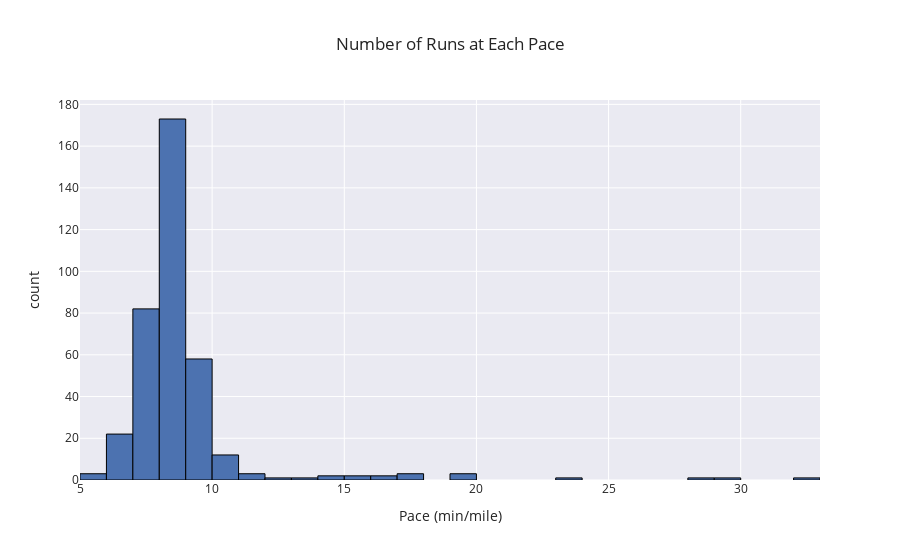

The code cell stored with this chart in its notebook:
### Code cell
# graph: pace histogram

# ---- MATPLOTLIB ----
pace_hist, pace_hist_ax = plt.subplots()

pace_hist_ax.hist(df_runs['Pace'],
                  bins = 25,
                  color = 'lightblue',
                  edgecolor = 'black')
pace_hist_ax.set_xlabel('Pace (min/mile)')
pace_hist_ax.set_ylabel('Number of runs')
pace_hist_ax.set_title('Number of runs at each pace')

# ---- PLOTLY ----
pace_hist = px.histogram(df_dates, 
    x = "Pace", 
    title = "Number of Runs at Each Pace", 
    template = "seaborn",
    labels = {'Pace': 'Pace (min/mile)'})
pace_hist.update_traces(marker_line_width = 1, marker_line_color = 'black')
pace_hist.show()

### Figure 1 — Plotly figure (JSON) as saved in the notebook; plotly's stock layout.template omitted (floating-point values rounded to 4 significant figures; data arrays with more than 128 entries replaced by an {"elided": "..."} marker saying what was removed)
{"data": [{"alignmentgroup": "True", "bingroup": "x", "hovertemplate": "Pace (min/mile)=%{x}<br>count=%{y}<extra></extra>", "legendgroup": "", "marker": {"color": "rgb(76,114,176)", "line": {"color": "black", "width": 1}, "pattern": {"shape": ""}}, "name": "", "offsetgroup": "", "orientation": "v", "showlegend": false, "type": "histogram", "x": {"elided": "371 float values"}, "xaxis": "x", "yaxis": "y"}], "layout": {"barmode": "relative", "legend": {"tracegroupgap": 0}, "title": {"text": "Number of Runs at Each Pace"}, "xaxis": {"anchor": "y", "domain": [0, 1], "title": {"text": "Pace (min/mile)"}}, "yaxis": {"anchor": "x", "domain": [0, 1], "title": {"text": "count"}}}}
